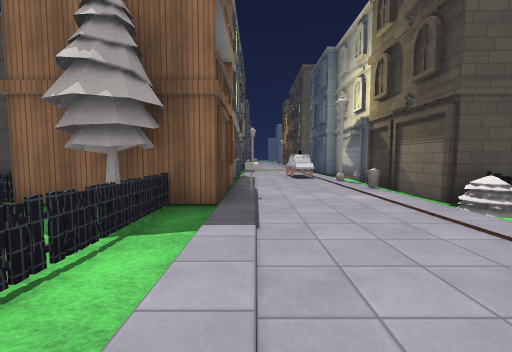
view 1 (above)

24 first-person views from a walk through a level from a Godot 3-D game. The camera is 1.3 m above the floor, tilts 4° down and sees 90° across. The floor is counted in squares, 2 m on a side. Each view is taken from the middle of a square. On the plan, view 1 faces up. The plan holds only what a view shows up to about 9 squares ahead; the rest is blank. The place goes on beyond the plan. Flat picture figures and markers are left out. Surface patterns are stand-ins for the level's own textures.

view 2
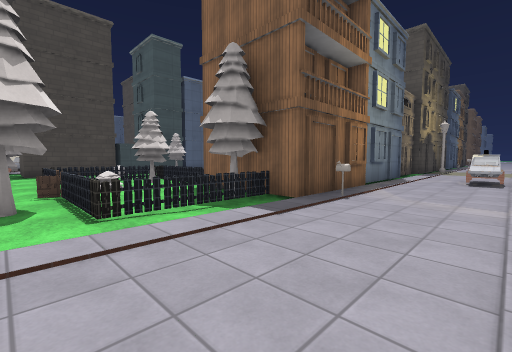

view 3
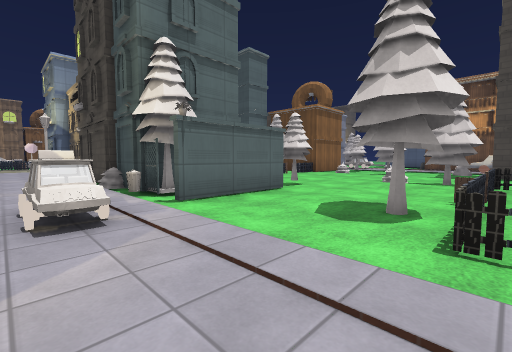

view 4
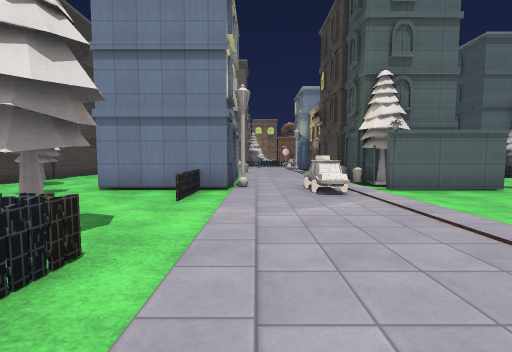

view 5
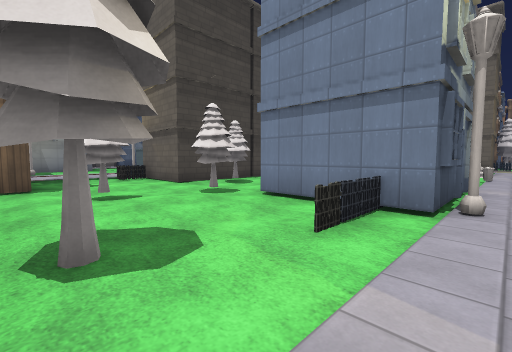

view 6
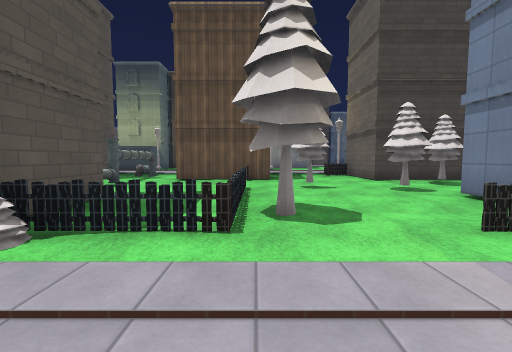

view 7
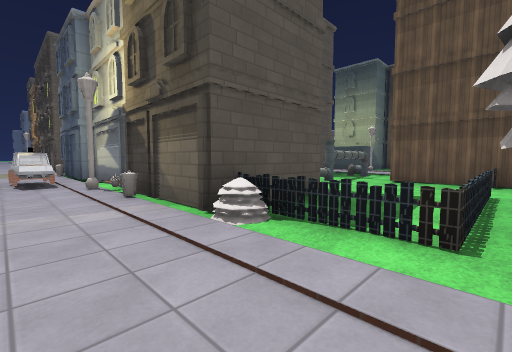

view 8
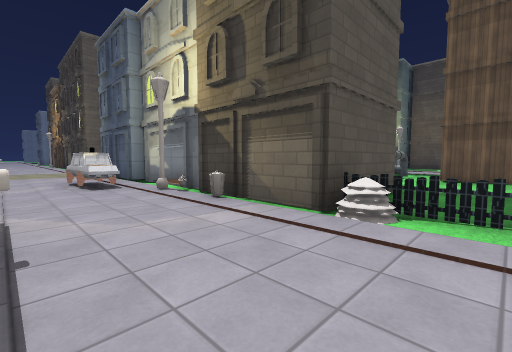

view 9
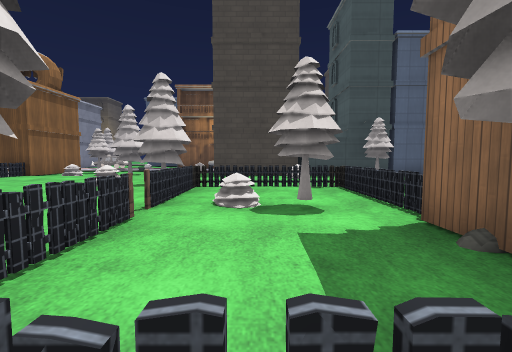

view 10
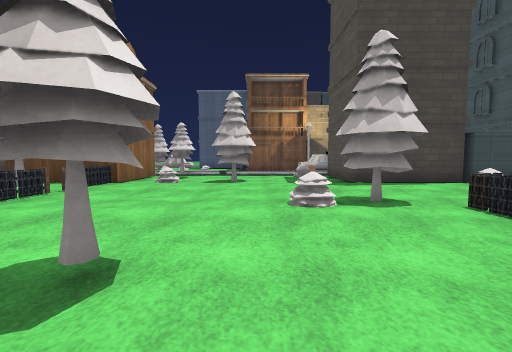

view 11
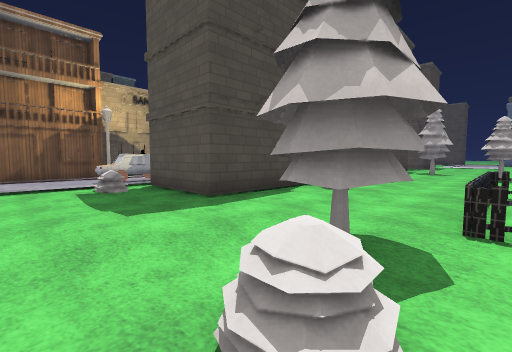

view 12
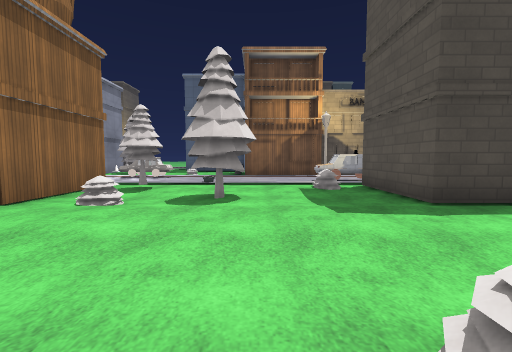

view 13
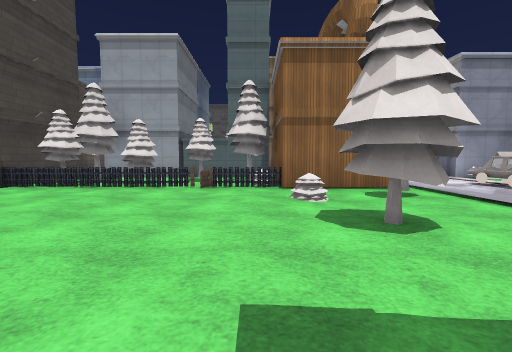

view 14
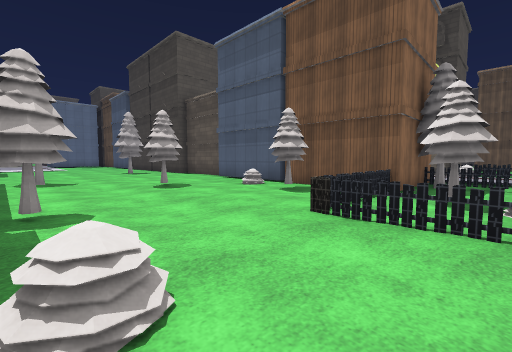

view 15
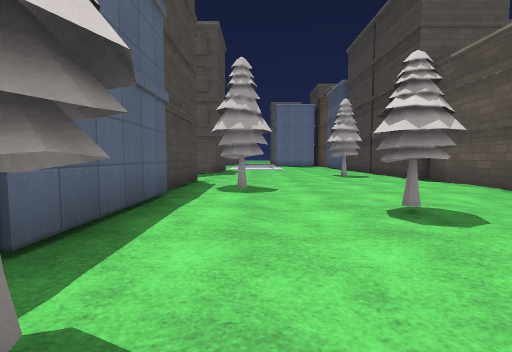

view 16
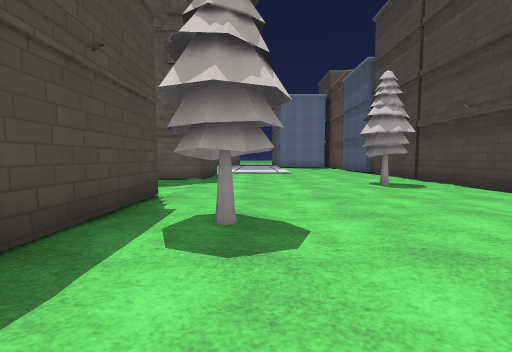

view 17
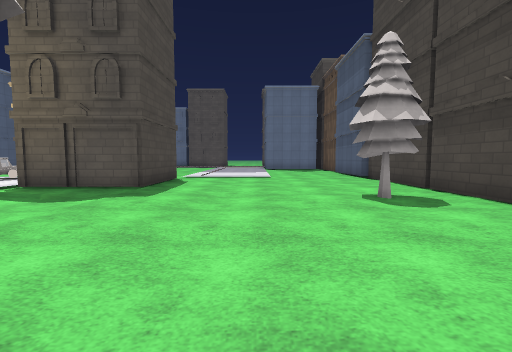

view 18
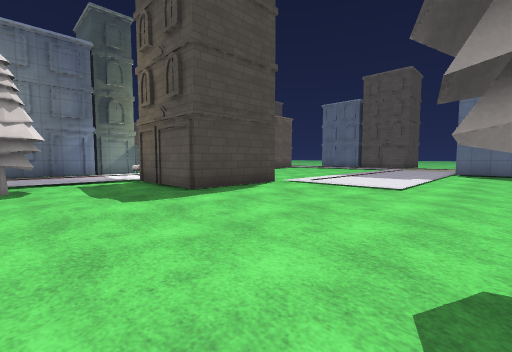

view 19
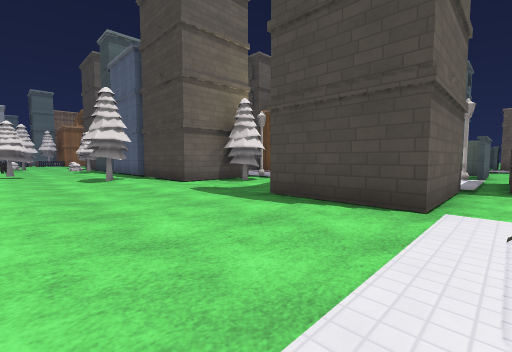

view 20
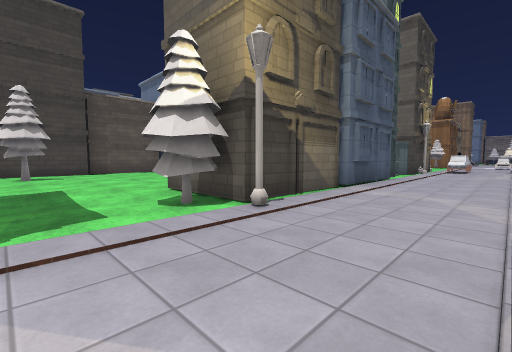

view 21
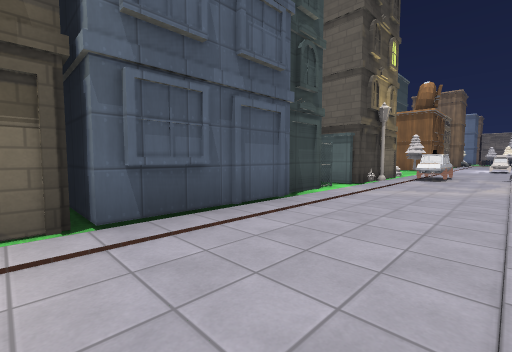

view 22
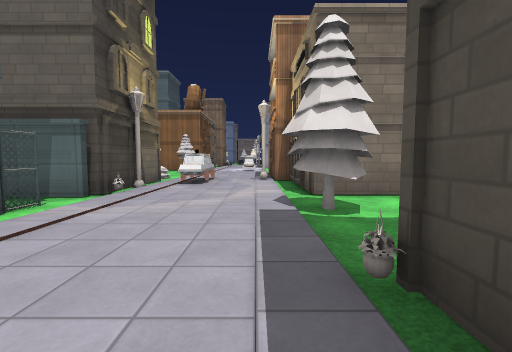

view 23
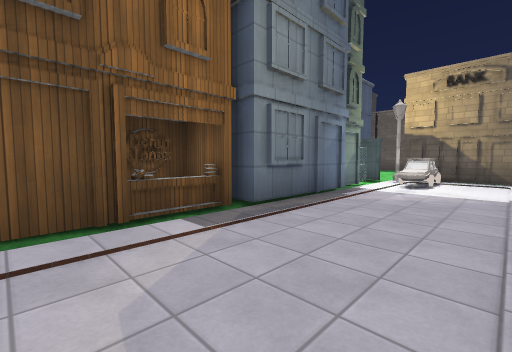

view 24
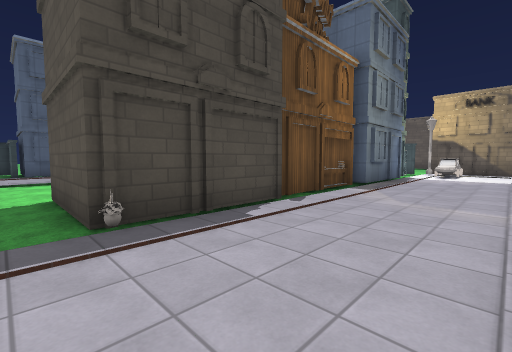

### Floor plan
Key: @ floor where view 1 was taken; # wall or solid block; x gap in a wall; . main floor; : floor 0.5 m higher than the main floor; / step, stairs or slope; = window, fence, low wall or low ledge; ^ raised ledge; B bin; F fence; T taxi; O other object.
Columns run from 16 left of view 1 to 12 right of it. Each row starts with its distance up from view 1.
 19 .###.........#
 18 ##..###......#
 17 #^..# #......#
 16 #...###......#
 15 #............#
 14 #............#
 13 #...##.......#  ..
 12 #...###......#  ..O#
 11 #...# #x#....#  ...#
 10 #...###......#  ...#
  9 #...###......# #.#^##
  8 #...# #...#..# #..x.
  7 O...###...../# #..#O
  6 ....####....## #...#
  5 #...###......# #..B#   =##
  4 #.....#...F..###O..###....
  3 #...O##/..=...#....:.....#
  2 #...###...=O#.=..........#
  1 #..^###...F====F...F#===.#
  0 #..^/....#...#..@......#.....
 -1 #........#/........=.........
 -2 #.............../T.=..#....O.
 -3  .....#.....####/Tx###...###
 -4  ...../.....  #B...#  ..##
 -5  T..x.O...... ## ..#   ..#
 -6  T..###O==#=#### ..O    .#

Positions as (right, up) in squares from view 1, and headings:
1: (0, 0), facing up
2: (2, 0), facing up-left
3: (1, 1), facing down-left
4: (2, 3), facing down
5: (2, 1), facing down-right
6: (1, 1), facing right
7: (1, 1), facing up-right
8: (0, 2), facing up-right
9: (-1, 2), facing left
10: (-3, -2), facing left
11: (-6, -2), facing up-left
12: (-6, -2), facing left
13: (-9, 0), facing down
14: (-9, 2), facing up-right
15: (-8, 5), facing up
16: (-8, 8), facing up
17: (-7, 10), facing up
18: (-5, 13), facing up-left
19: (-6, 19), facing down-left
20: (-15, 15), facing down-right
21: (-15, 10), facing down-right
22: (-15, 8), facing down
23: (-13, 10), facing up-left
24: (-13, 6), facing up-left
